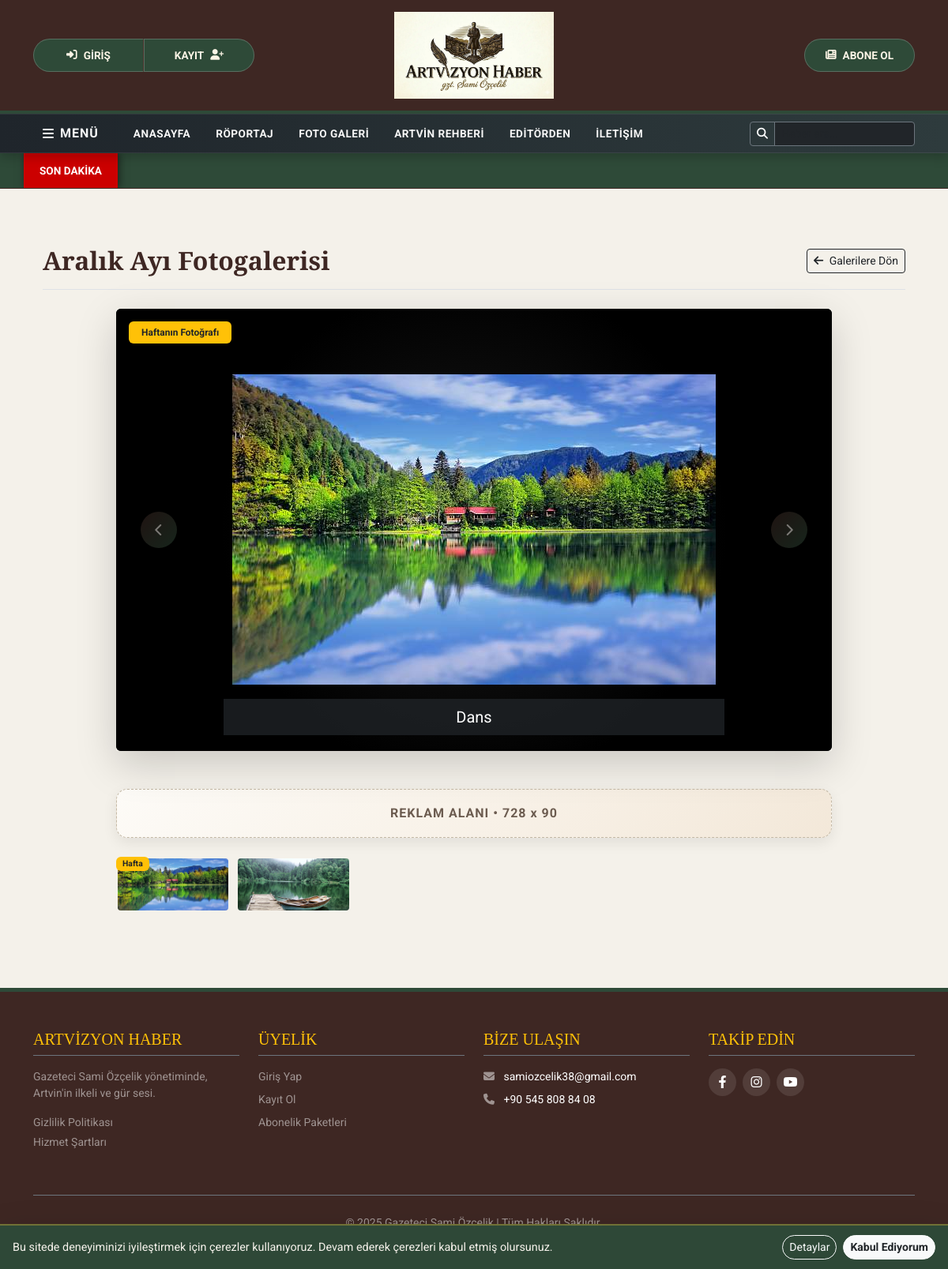
The app's page /galeri/1/ with its own data.
### haberler/models.py (models this page shows, shortened)
class Galeri(models.Model):
    baslik = models.CharField(max_length=200, verbose_name="Galeri Başlığı")
    kapak_resmi = ProcessedImageField(
        upload_to='galeri_kapak/',
        processors=[ResizeToFit(800, 600)],
        format='JPEG',
        options={'quality': 60},
        verbose_name="Kapak Resmi"
    )
    yayin_tarihi = models.DateTimeField(default=timezone.now)
    class Meta: verbose_name_plural = "Fotoğraf Galerileri"

class GaleriResim(models.Model):
    galeri = models.ForeignKey(Galeri, on_delete=models.CASCADE, related_name='resimler')
    resim = ProcessedImageField(
        upload_to='galeri_resimleri/',
        processors=[ResizeToFit(1024, 768)],
        format='JPEG',
        options={'quality': 70}
    )
    aciklama = models.CharField(max_length=200, blank=True, verbose_name="Resim Açıklaması (Opsiyonel)")
    haftanin_fotografi_mi = models.BooleanField(default=False, verbose_name="Haftanın Fotoğrafı")

### haberler/views.py (the view)
# urls.py: path('galeri/<int:pk>/', views.galeri_detay, name='galeri_detay'),
def galeri_detay(request, pk):
    galeri = get_object_or_404(Galeri, pk=pk)
    resimler = galeri.resimler.all().order_by('-haftanin_fotografi_mi', '-id')
    return render(request, 'galeri_detay.html', {'galeri': galeri, 'resimler': resimler})

### templates/galeri_detay.html (shortened to what this page needs)
{% extends 'base.html' %}
{% block content %}
<div class="container my-5">
    <div class="d-flex justify-content-between align-items-center mb-4 border-bottom pb-3">
        <h2 class="fw-bold m-0" style="font-family: 'Playfair Display', serif; color: var(--ahsap-koyu);">{{ galeri.baslik }}</h2>
        <a href="{% url 'galeri_listesi' %}" class="btn btn-outline-dark btn-sm">
            <i class="fas fa-arrow-left me-1"></i> Galerilere Dön
        </a>
    </div>
    <div class="row justify-content-center">
        <div class="col-lg-10">
            <div id="galeriSlider" class="carousel slide shadow-lg mb-5" data-bs-ride="carousel">
                <div class="carousel-inner bg-dark rounded">
                    {% for resim in resimler %}
                    <div class="carousel-item {% if forloop.first %}active{% endif %}">
                        <div class="d-flex justify-content-center align-items-center position-relative" style="height: 560px; background: radial-gradient(circle at center, #1a1a1a 0%, #000 60%);">
                            <img src="{{ resim.resim.url }}" class="d-block" style="max-height: 100%; max-width: 100%; object-fit: contain;" alt="{{ galeri.baslik }}">
                            {% if resim.haftanin_fotografi_mi %}
                            <span class="badge bg-warning text-dark position-absolute top-0 start-0 m-3 px-3 py-2 shadow">Haftanın Fotoğrafı</span>
                            {% endif %}
                        </div>
                        {% if resim.aciklama %}
                        <div class="carousel-caption d-none d-md-block bg-dark bg-opacity-75 py-2">
                            <p class="mb-0 fs-5">{{ resim.aciklama }}</p>
                        </div>
                        {% endif %}
                    </div>
                    {% empty %}
                    <div class="carousel-item active">
                        <div class="d-flex justify-content-center align-items-center text-white" style="height: 400px;">
                            Bu albümde henüz fotoğraf yok.
                        </div>
                    </div>
                    {% endfor %}
                </div>
                <button class="carousel-control-prev custom-control" type="button" data-bs-target="#galeriSlider" data-bs-slide="prev">
                    <span class="control-circle"><i class="fas fa-chevron-left"></i></span>
                </button>
                <button class="carousel-control-next custom-control" type="button" data-bs-target="#galeriSlider" data-bs-slide="next">
                    <span class="control-circle"><i class="fas fa-chevron-right"></i></span>
                </button>
            </div>
            <div class="reklam-bant text-center mb-4">
                <div class="reklam-icerik">REKLAM ALANI • 728 x 90</div>
            </div>
            <div class="row g-2">
                {% for resim in resimler %}
                <div class="col-2">
                    <button type="button" data-bs-target="#galeriSlider" data-bs-slide-to="{{ forloop.counter0 }}" class="btn p-0 border-0 w-100 thumb-btn">
                        <div class="position-relative thumb-wrap">
                            <img src="{{ resim.resim.url }}" class="img-fluid rounded" style="height: 70px; width: 100%; object-fit: cover;">
                            {% if resim.haftanin_fotografi_mi %}
                            <span class="badge bg-warning text-dark position-absolute top-0 start-0 px-2 py-1" style="font-size: 0.65rem;">Hafta</span>
                            {% endif %}
                        </div>
                    </button>
                </div>
                {% endfor %}
            </div>
        </div>
    </div>
</div>
{% endblock %}

### templates/base.html (style rules this page uses)
:root { --ahsap-koyu: #3E2723; --artvin-yesil: #2E4A38; --kagit-krem: #F4F1EA; --altin-detay: #D4AF37; --yazi-krem: #FDF5E6; }
body { background-color: var(--kagit-krem); font-family: 'Roboto', sans-serif; min-height: 100vh; display: flex; flex-direction: column; }
h1, h2, h3, h4, h5 { font-family: 'Playfair Display', serif; }

### templates/galeri_detay.html (style rules this page uses)
.custom-control { width: 12%; }
.control-circle { width: 46px; height: 46px; display: inline-flex; align-items: center; justify-content: center; border-radius: 50%; background: linear-gradient(135deg, #3E2723, #2E4A38); color: #f7f3ec; box-shadow: 0 6px 16px rgba(0,0,0,0.25); transition: transform 0.2s ease, box-shadow 0.2s ease; }
.thumb-btn { transition: transform 0.15s ease; }
.thumb-wrap img { border: 2px solid transparent; transition: border-color 0.2s ease; }
.reklam-bant { background: linear-gradient(135deg, #fdfbf7, #f3e8d9); border: 1px dashed #c4b9a6; border-radius: 14px; padding: 18px; box-shadow: 0 6px 18px rgba(0,0,0,0.08); }
.reklam-icerik { color: #6c5c50; font-weight: 700; letter-spacing: 1px; }

### records on screen
Galeri: baslik "Aralık Ayı Fotogalerisi"
GaleriResim: resim (picture), haftanin_fotografi_mi "Haftanın Fotoğrafı", aciklama "Dans"
GaleriResim: resim (picture)
